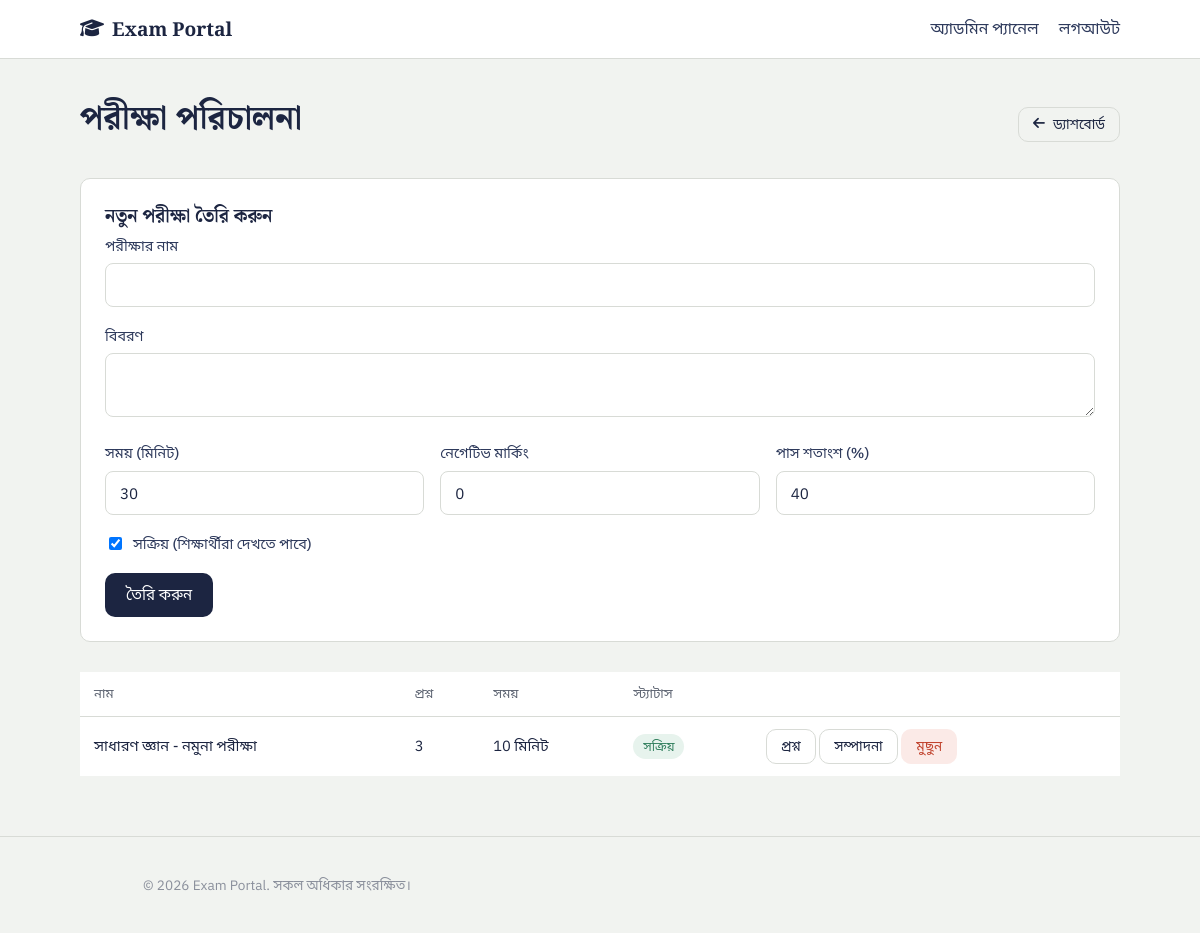
/admin/exams.php (signed in), run on the app's committed database.
### tables this page shows
CREATE TABLE exams (
    id INT AUTO_INCREMENT PRIMARY KEY,
    title VARCHAR(150) NOT NULL,
    description TEXT,
    duration_minutes INT NOT NULL DEFAULT 30,
    negative_marking DECIMAL(3,2) NOT NULL DEFAULT 0.00,
    pass_percentage INT NOT NULL DEFAULT 40,
    is_active TINYINT(1) NOT NULL DEFAULT 1,
    created_at TIMESTAMP DEFAULT CURRENT_TIMESTAMP
);

### includes/auth.php (called while the page is built, shortened)
<?php
function e($string) {
    return htmlspecialchars($string ?? '', ENT_QUOTES, 'UTF-8');
}

### admin/exams.php (the view, shortened to what this page needs)
<?php
require_once __DIR__ . '/../config/db.php';
require_once __DIR__ . '/../includes/auth.php';
$editExam = null;
$exams = $pdo->query("SELECT e.*, (SELECT COUNT(*) FROM questions q WHERE q.exam_id = e.id) as question_count FROM exams e ORDER BY e.created_at DESC")->fetchAll();
require_once __DIR__ . '/../includes/header.php';
?>
<div class="page-head">
  <h1>পরীক্ষা পরিচালনা</h1>
  <a href="<?= BASE_URL ?>/admin/dashboard.php" class="btn btn-outline btn-sm"><i class="fa-solid fa-arrow-left"></i> ড্যাশবোর্ড</a>
</div>
<div class="card" style="margin-bottom:30px;">
  <h3><?= $editExam ? 'পরীক্ষা সম্পাদনা করুন' : 'নতুন পরীক্ষা তৈরি করুন' ?></h3>
  <form method="post">
    <div class="field">
      <label>পরীক্ষার নাম</label>
      <input type="text" name="title" value="<?= e($editExam['title'] ?? '') ?>" required>
    </div>
    <div class="field">
      <label>বিবরণ</label>
      <textarea name="description" rows="2"><?= e($editExam['description'] ?? '') ?></textarea>
    </div>
    <div style="display:grid; grid-template-columns:repeat(auto-fit,minmax(150px,1fr)); gap:16px;">
      <div class="field">
        <label>সময় (মিনিট)</label>
        <input type="number" name="duration_minutes" value="<?= e($editExam['duration_minutes'] ?? 30) ?>" min="1" required>
      </div>
      <div class="field">
        <label>নেগেটিভ মার্কিং</label>
        <input type="number" step="0.01" name="negative_marking" value="<?= e($editExam['negative_marking'] ?? 0) ?>" min="0">
      </div>
      <div class="field">
        <label>পাস শতাংশ (%)</label>
        <input type="number" name="pass_percentage" value="<?= e($editExam['pass_percentage'] ?? 40) ?>" min="0" max="100">
      </div>
    </div>
    <div class="field">
      <label style="display:flex; align-items:center; gap:8px;"><input type="checkbox" name="is_active" <?= (!isset($editExam) || $editExam['is_active']) ? 'checked' : '' ?> style="width:auto;"> সক্রিয় (শিক্ষার্থীরা দেখতে পাবে)</label>
    </div>
    <button type="submit" class="btn btn-primary"><?= $editExam ? 'আপডেট করুন' : 'তৈরি করুন' ?></button>
  </form>
</div>
<div class="table-wrap">
  <table>
    <thead><tr><th>নাম</th><th>প্রশ্ন</th><th>সময়</th><th>স্ট্যাটাস</th><th></th></tr></thead>
    <tbody>
    <?php foreach ($exams as $ex): ?>
      <tr>
        <td><?= e($ex['title']) ?></td>
        <td><?= $ex['question_count'] ?></td>
        <td><?= $ex['duration_minutes'] ?> মিনিট</td>
        <td><span class="badge <?= $ex['is_active'] ? 'badge-success' : 'badge-muted' ?>"><?= $ex['is_active'] ? 'সক্রিয়' : 'নিষ্ক্রিয়' ?></span></td>
        <td style="white-space:nowrap;">
          <a href="<?= BASE_URL ?>/admin/questions.php?exam_id=<?= $ex['id'] ?>" class="btn btn-outline btn-sm">প্রশ্ন</a>
          <a href="?edit=<?= $ex['id'] ?>" class="btn btn-outline btn-sm">সম্পাদনা</a>
          <a href="?delete=<?= $ex['id'] ?>" class="btn btn-danger btn-sm" onclick="return confirm('আপনি কি নিশ্চিত? এই পরীক্ষার সকল প্রশ্ন ও ফলাফলও মুছে যাবে।')">মুছুন</a>
        </td>
      </tr>
    <?php endforeach; ?>
    </tbody>
  </table>
</div>
<?php require_once __DIR__ . '/../includes/footer.php'; ?>

### assets/css/style.css (style rules this page uses)
:root { --ink: #1C2541; --ink-soft: #2E3A5C; --paper: #F1F3F0; --paper-raised: #FFFFFF; --graphite: #5B6270; --graphite-light: #8B909C; --line: #D8DBD6; --pen-red: #C1432E; --pen-red-soft: #FBEAE7; --mark-green: #2E7D5B; --mark-green-soft: #E7F3ED; --bubble-gold: #B8860F; --bubble-gold-soft: #FBF3DE; --radius: 10px; }
* { box-sizing: border-box; }
body { margin: 0; font-family: 'IBM Plex Sans', 'Noto Sans Bengali', sans-serif; background: var(--paper); color: var(--ink); line-height: 1.55; }
h1, h2, h3, .display { font-family: 'Spectral', 'Noto Serif Bengali', serif; font-weight: 600; color: var(--ink); line-height: 1.25; margin: 0 0 0.5em; }
h1 { font-size: 2.1rem; }
h3 { font-size: 1.15rem; }
a { color: var(--ink-soft); text-decoration: none; }
.card { background: var(--paper-raised); border: 1px solid var(--line); border-radius: var(--radius); padding: 24px; }
.btn { display: inline-flex; align-items: center; justify-content: center; gap: 8px; padding: 10px 20px; border-radius: var(--radius); border: 1px solid transparent; font-weight: 500; font-size: 0.95rem; cursor: pointer; font-family: inherit; }
.btn-primary { background: var(--ink); color: #fff; }
.btn-outline { background: transparent; border-color: var(--line); color: var(--ink); }
.btn-danger { background: var(--pen-red-soft); color: var(--pen-red); }
.btn-sm { padding: 6px 14px; font-size: 0.85rem; }
.field { margin-bottom: 18px; }
.field label { display: block; margin-bottom: 6px; font-weight: 500; font-size: 0.9rem; color: var(--ink-soft); }
.field input, .field textarea, .field select { width: 100%; padding: 11px 14px; border: 1px solid var(--line); border-radius: 8px; font-family: inherit; font-size: 0.95rem; background: var(--paper-raised); color: var(--ink); }
.table-wrap { overflow-x: auto; }
table { width: 100%; border-collapse: collapse; background: var(--paper-raised); }
th, td { text-align: left; padding: 12px 14px; border-bottom: 1px solid var(--line); font-size: 0.92rem; }
th { color: var(--graphite); font-weight: 500; font-size: 0.82rem; }
tr:last-child td { border-bottom: none; }
.badge { display: inline-block; padding: 3px 10px; border-radius: 20px; font-size: 0.78rem; font-weight: 500; }
.badge-success { background: var(--mark-green-soft); color: var(--mark-green); }
.page-head { display: flex; align-items: center; justify-content: space-between; margin-bottom: 24px; flex-wrap: wrap; gap: 12px; }

### data on the page
exams: title "সাধারণ জ্ঞান - নমুনা পরীক্ষা", question_count "3", duration_minutes "10", is_active "সক্রিয়"
